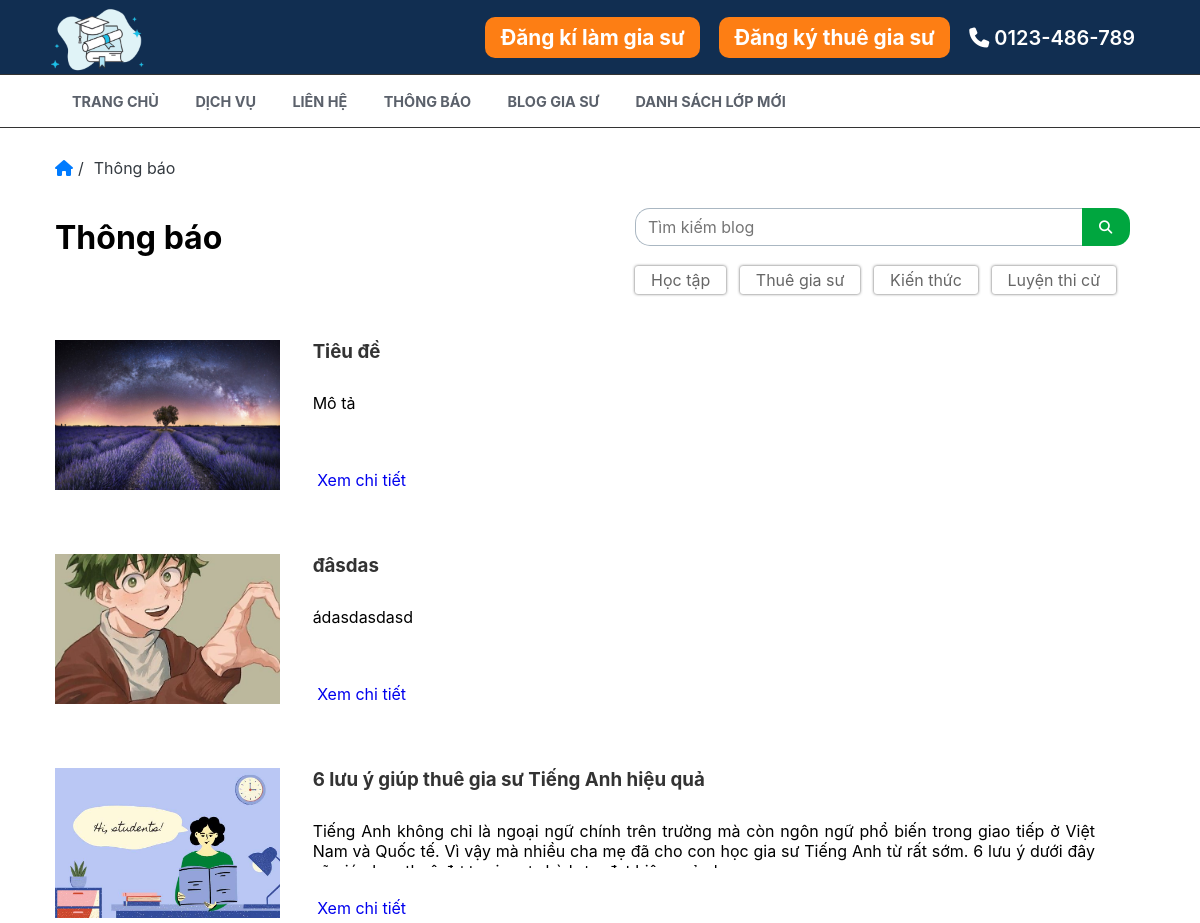
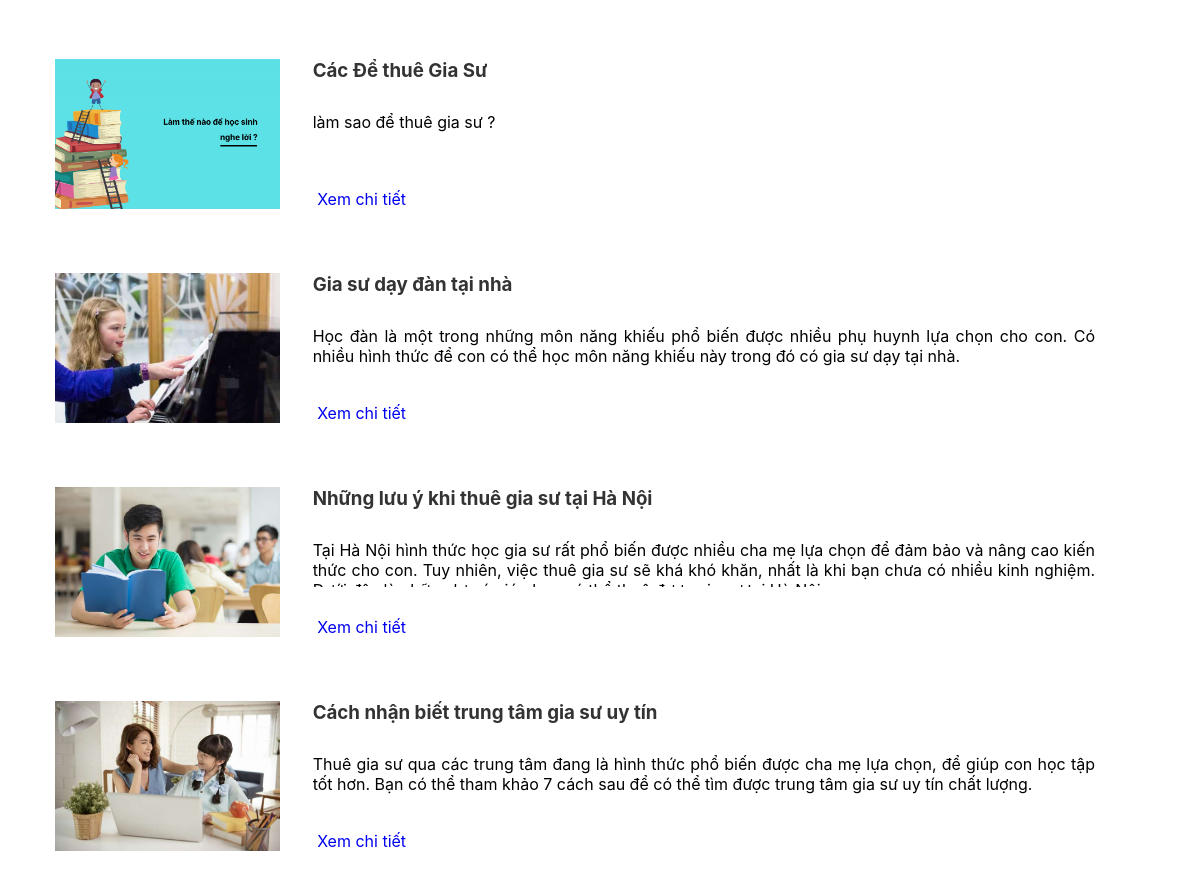
Before: /home/user_blog with the older database file (2 pictures, top to bottom).
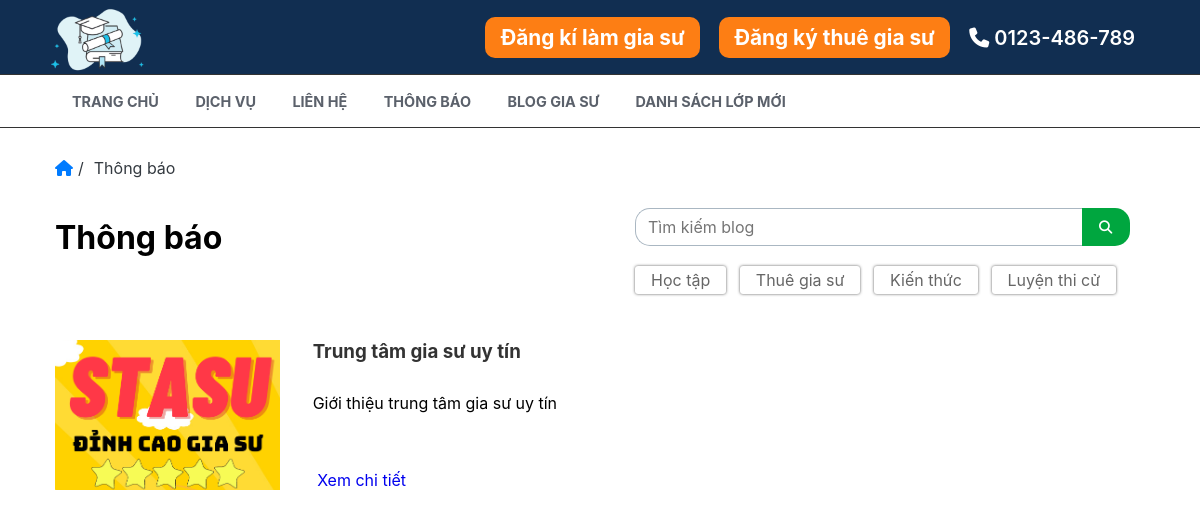
After: the same page with the newer database file.
### tables this page shows
CREATE TABLE `blog` (
  `id` bigint(20) NOT NULL,
  `user_id` bigint(20) NOT NULL,
  `type` tinyint(1) NOT NULL,
  `title` varchar(250) NOT NULL,
  `image` varchar(100) NOT NULL,
  `description` text NOT NULL,
  `content` text NOT NULL,
  `created_at` timestamp NOT NULL DEFAULT current_timestamp()
);

### src/core/Controllers.php (called while the page is built, shortened)
<?php
    class Controllers{
        protected function view($template,$view,$name_page,$data=[]){
            $actual_link = $this->getUrl();
            require_once "./src/views/template/". $template .".php";
        }
        protected function getUrl(){
            if ("$_SERVER[HTTP_HOST]" == "localhost"){
                return "/web_gia_su";
            }
            return "http://$_SERVER[HTTP_HOST]";
        }
    }
?>

### src/controllers/home.php (called while the page is built, shortened)
<?php
class home extends Controllers{
    public function user_blog($route = []){
        $search = "";
        $model = $this->model('blogModels');
        $blogs = $model->selectValues(1,$search);
        $this->view("user","user/Blog","blog khách hàng 1",[$search, $blogs]);
    }
}
?>

### src/core/App.php (called while the page is built, shortened)
<?php
class App{
    private $url = [];
    private $controller = "home";
    private $action = "read";
    function __construct() {
        $this->route = $this->url?array_values($this->url):[];
        call_user_func([$this->controller, $this->action], $this->route);
    }
    public function ConvertUrl(){
        if(isset($_GET['url'])){
            $this->url = explode("/", trim($_GET['url']));
        }
    }
    public function getController(){
        if (isset($this->url[0])){
            if (file_exists("./src/controllers/". strtolower($this->url[0]) .".php")){
                $this->controller = strtolower($this->url[0]);
            }else{
                $this->controller = "home";
            }
        }
        $this->controller = new $this->controller;
    }
    public function getAction(){
        if (isset($this->url[1])){
            if (method_exists($this->controller, strtolower($this->url[1]))){
                $this->action = strtolower($this->url[1]);
            }else{
                $this->action = "errors";
            }
        }
    }
}
?>

### index.php (called while the page is built, shortened)
<?php
    $app = new App();
?>

### src/core/ConnectDB.php (called while the page is built, shortened)
<?php
    class ConnectDB{
        private $hostname = 'db4';
        private $user = 'root';
        private $password = 'mypassword';
        private $nameDB = 'testdb';
        function __construct(){
            $this->connection = mysqli_connect("$this->hostname","$this->user","$this->password","$this->nameDB");
        }
    }
?>

### src/models/blogModels.php (called while the page is built, shortened)
<?php
class blogModels extends ConnectDB{
    function selectValues($type,$search){
        $sql = "SELECT * FROM `blog` WHERE `type` = '$type' AND `title` like '%$search%' ORDER BY `created_at` DESC";
        $blogs = mysqli_query($this->connection,$sql);
        return $blogs;
    }
}

### src/views/content/user/Blog.php (the view, shortened to what this page needs)
<link rel="stylesheet" href="<?php echo $actual_link ?>/public/css/blog.css">
<section class="container-main">
        <div class="container">
            <nav>
                <ol class="my-home">
                    <li class="breadcumb-item">
                        <a href="<?php echo $actual_link ?>/home/read"><i class="fa-solid fa-house"></i></a>
                    </li>
                    <span>/</span>
                    <li class="breadcumb-item">
                        <span>Thông báo</span>
                    </li>
                </ol>
            </nav>
        </div>
        <div class="form">
            <div class="text-heading">
                <h1>Thông báo</h1>
            </div>
            <div class="form-fill">
                <div class="form-all">
                    <input id="search-input" type="search" class="search-input" size="35px" placeholder="Tìm kiếm blog" value="<?php echo $data[0]?>">
                    <a id="search" href="user_blog&search=">
                        <button class="search-btn"><i class="icon-search fa-solid fa-magnifying-glass"></i></button>
                    </a>
                </div>
                <div class="category-box-group">
                    <div class="category-box-item">
                        <a href="#">
                            <h3 class="category-title">Học tập</h3>
                        </a>
                    </div>
                    <div class="category-box-item">
                        <a href="#">
                            <h3 class="category-title">Thuê gia sư</h3>
                        </a>
                    </div>
                    <div class="category-box-item">
                        <a href="#">
                            <h3 class="category-title">Kiến thức</h3>
                        </a>
                    </div>
                    <div class="category-box-item">
                        <a href="#">
                            <h3 class="category-title">Luyện thi cử</h3>
                        </a>
                    </div>
                </div>
            </div>
        </div>
        <div class="general">
            <?php foreach ($data[1] as $blog) { ?>
                <div class="content-block">
                    <a href="<?php echo $actual_link ?>/home/view_blog/<?php echo $blog['id'] ?>" class="content-img">
                        <img src="<?php echo $actual_link ?>/public/images/blog/<?php echo $blog['image'] ?>" alt="">
                    </a>
                    <div class="content-disc">
                        <a href="<?php echo $actual_link ?>/home/view_blog/<?php echo $blog['id'] ?>"><h3 class="disc-title mb-30">
                            <?php echo $blog['title'] ?>
                        </h3></a>
                        <div class="disc-disc mb-30 text-justify fix-size">
                            <?php echo $blog['description'] ?>
                        </div>
                        <div class="disc-more-detail">
                            <a href="<?php echo $actual_link ?>/home/view_blog/<?php echo $blog['id'] ?>" class="disc-detail mr-20">
                                Xem chi tiết
                            </a>
                        </div>
                    </div>
                </div>
            <?php } ?>
        </div>
    </section>

### src/views/template/user.php (shortened to what this page needs)
<!DOCTYPE html>
<html lang="en">
<head>
    <link rel="stylesheet" href="https://cdnjs.cloudflare.com/ajax/libs/font-awesome/6.1.1/css/all.min.css">
    <link rel="stylesheet" href="https://unicons.iconscout.com/release/v4.0.0/css/line.css">
</head>
<body>
    <?php
        require_once "./src/views/partials/header.php";
    ?>
    <?php
        require_once "./src/views/content/$view.php";
    ?>
</body>
</html>

### src/views/partials/header.php (shortened to what this page needs)
<header class="header" id="header">
        <section class="nav-main flex">
            <a href="<?php echo $actual_link ?>/home/read" class="logo"> <img src="<?php echo $actual_link ?>/public/images/default/danh-cho-gia-su-removebg-preview.png" alt=""></a>
            <ul class="btn-home">
                <?php if (isset($_SESSION['lever'])) { ?>
                    <?php if ($_SESSION['lever'] == 1) { ?>
                        <li><a href="<?php echo $actual_link ?>/admin/my_account" class="btn-tutor-blue">Quản lý tài khoản admin</a></li>
                        <li><a href="<?php echo $actual_link ?>/admin/logout" class="btn-tutor-logout">Đăng xuất</a></li>
                    <?php } else { ?>
                        <li><a href="<?php echo $actual_link ?>/tutor/my_account" class="btn-tutor-blue">Quản lý tài khoản gia sư</a></li>
                        <li><a href="<?php echo $actual_link ?>/tutor/logout" class="btn-tutor-logout">Đăng xuất</a></li>
                    <?php } ?>
                <?php }else{ ?>
                    <li><a href="<?php echo $actual_link ?>/tutor/login" class="btn">Đăng kí làm gia sư</a></li>
                    <li><a href="<?php echo $actual_link ?>/home/hire" class="btn">Đăng ký thuê gia sư</a></li>
                <?php } ?>
                <li class="nav-phone">
                    <span><i class="fa-solid fa-phone"></i></span>
                    <a href="#">0123-486-789</a>
                </li>
            </ul>
        </section>
        <section class="flex">
            <nav class="navbar">
                <a href="<?php echo $actual_link ?>/home/read#home">Trang chủ</a>
                <a href="<?php echo $actual_link ?>/home/read#service">Dịch vụ</a>
                <a href="<?php echo $actual_link ?>/home/read#contact">Liên hệ</a>
                <a href="<?php echo $actual_link?>/home/user_blog">Thông báo</a>
                <a href="<?php echo $actual_link?>/home/tutor_blog">Blog gia sư</a>
                <a href="<?php echo $actual_link?>/extra_class/class_list">Danh sách lớp mới</a>
            </nav>
        </section>
    </header>

Changed rows visible on the page:
removed blog: image (picture), title "Tiêu đề", description "Mô tả"
removed blog: image (picture), title "đâsdas", description "ádasdasdasd"
removed blog: image (picture), title "6 lưu ý giúp thuê gia sư Tiếng Anh hiệu quả", description "Tiếng Anh không chỉ là ngoại ngữ chính trên trường mà còn ngôn ngữ phổ biến trong giao tiếp ở Việt Nam và Quốc tế. Vì vậy mà nhiều cha mẹ đã cho con học gia sư Tiếng Anh từ rất sớm. 6 lưu ý dưới đây…"
removed blog: image (picture), title "Các Để thuê Gia Sư", description "làm sao để thuê gia sư ?"
removed blog: image (picture), title "Gia sư dạy đàn tại nhà", description "Học đàn là một trong những môn năng khiếu phổ biến được nhiều phụ huynh lựa chọn cho con. Có nhiều hình thức để con có thể học môn năng khiếu này trong đó có gia sư dạy tại nhà."
removed blog: image (picture), title "Những lưu ý khi thuê gia sư tại Hà Nội", description "Tại Hà Nội hình thức học gia sư rất phổ biến được nhiều cha mẹ lựa chọn để đảm bảo và nâng cao kiến thức cho con. Tuy nhiên, việc thuê gia sư sẽ khá khó khăn, nhất là khi bạn chưa có nhiều kinh nghiệm.…"
removed blog: image (picture), title "Cách nhận biết trung tâm gia sư uy tín", description "Thuê gia sư qua các trung tâm đang là hình thức phổ biến được cha mẹ lựa chọn, để giúp con học tập tốt hơn. Bạn có thể tham khảo 7 cách sau để có thể tìm được trung tâm gia sư uy tín chất lượng."
added blog: image (picture), title "Trung tâm gia sư uy tín", description "Giới thiệu trung tâm gia sư uy tín"
